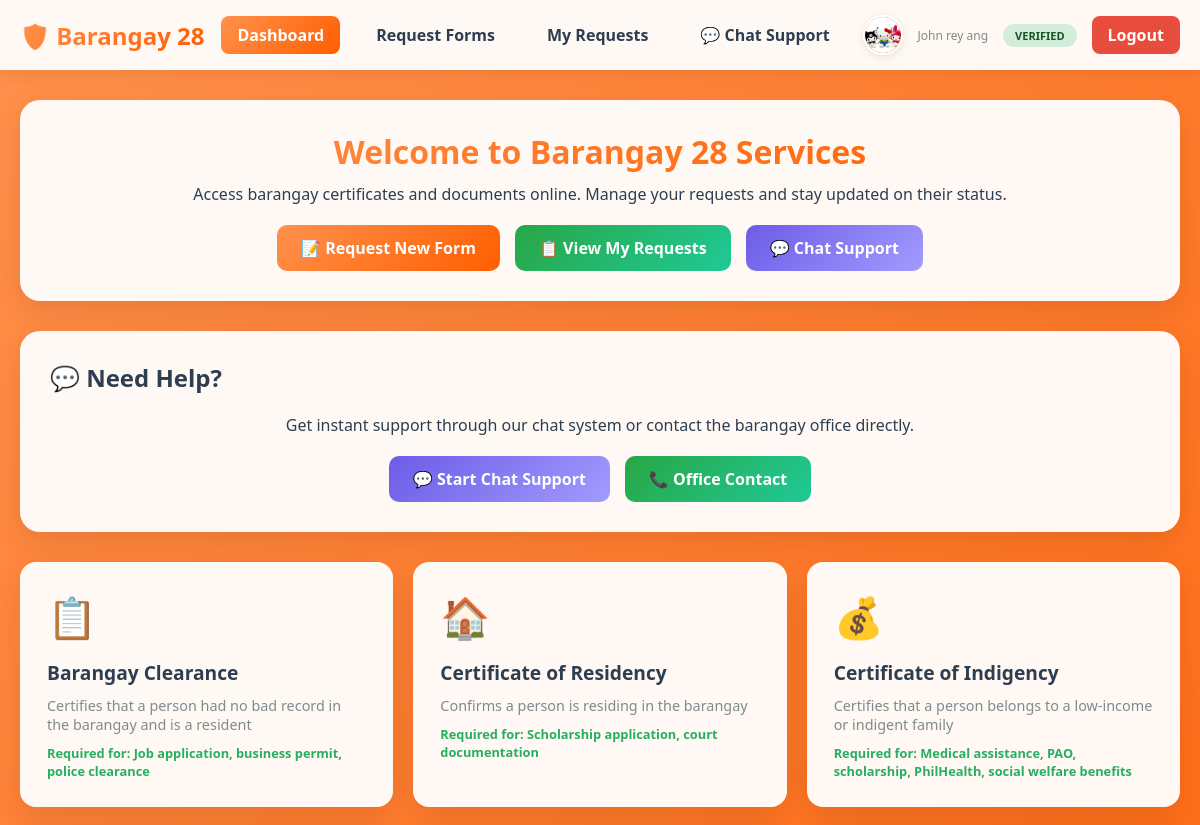
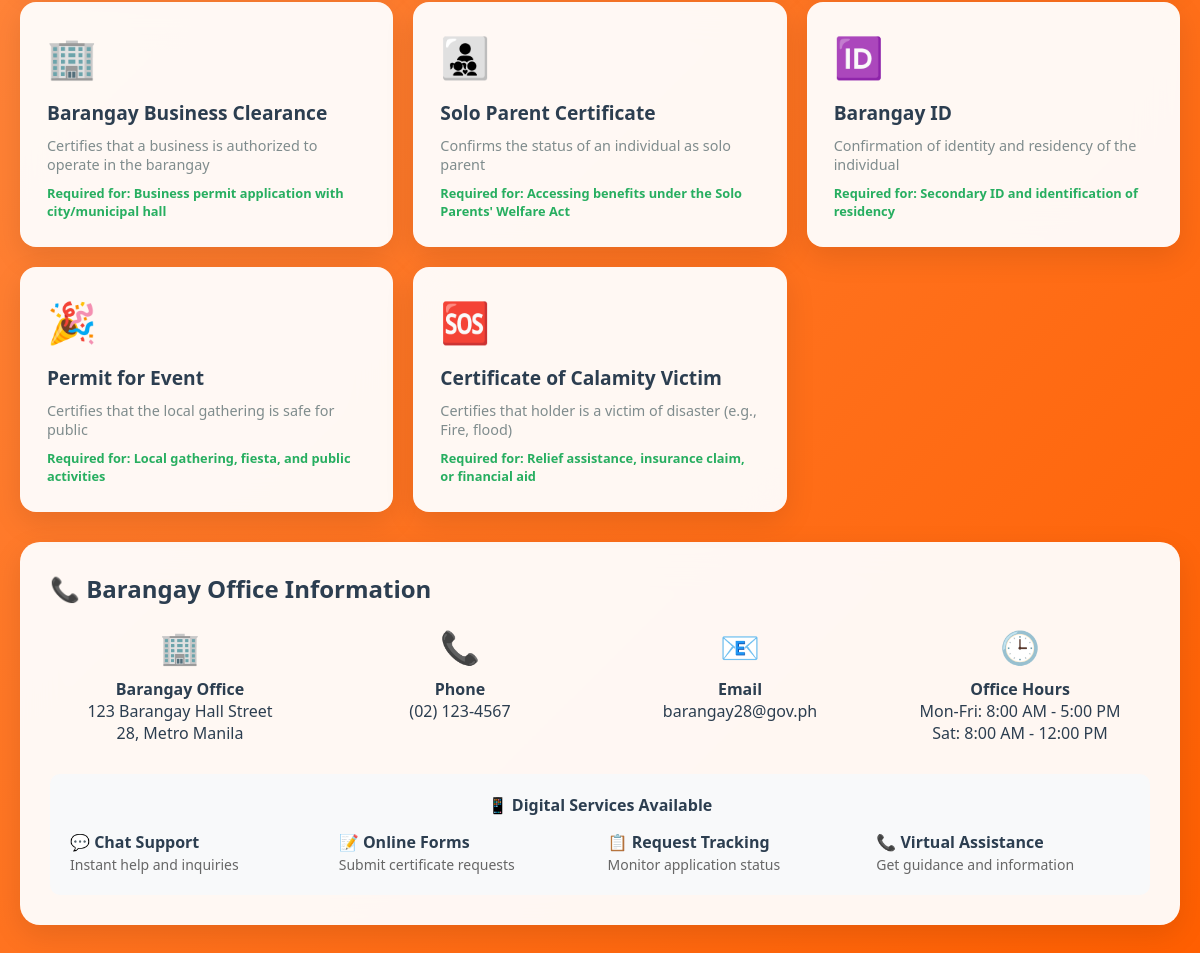
/user_dashboard.php (signed in), run on the app's committed database (2 pictures, top to bottom).
### tables this page shows
CREATE TABLE `users` (
  `id` int(11) NOT NULL,
  `first_name` varchar(100) NOT NULL,
  `middle_name` varchar(100) DEFAULT NULL,
  `last_name` varchar(100) NOT NULL,
  `mobile_number` varchar(15) NOT NULL,
  `city` varchar(100) NOT NULL,
  `barangay` varchar(100) NOT NULL,
  `email` varchar(255) NOT NULL,
  `profile_picture` varchar(500) DEFAULT NULL,
  `password` varchar(255) NOT NULL,
  `is_active` tinyint(1) DEFAULT 1,
  `status` enum('basic','verified') DEFAULT 'basic',
  `created_at` timestamp NULL DEFAULT current_timestamp(),
  `updated_at` timestamp NULL DEFAULT current_timestamp() ON UPDATE current_timestamp()
);

### user_dashboard.php (the view, shortened to what this page needs)
<?php
require_once 'config.php';
try {
    $stmt = $pdo->prepare("
        SELECT status, is_active, barangay, first_name, last_name, profile_picture
        FROM users
        WHERE id = ?
    ");
    $stmt->execute([$_SESSION['user_id']]);
    $user_data = $stmt->fetch(PDO::FETCH_ASSOC);
    $user_status   = $user_data['status'];
    $user_barangay = $user_data['barangay'];
    $first_name    = $user_data['first_name'];
    $last_name     = $user_data['last_name'];
    $profile_picture = $user_data['profile_picture'];
} catch (Exception $e) {
    session_destroy();
    header("Location: user_login.php");
    exit();
}
$verification_status = null;
try {
    $stmt = $pdo->prepare("SELECT status, created_at FROM verification_requests WHERE user_id = ? ORDER BY created_at DESC LIMIT 1");
    $stmt->execute([$_SESSION['user_id']]);
    $verification_data = $stmt->fetch(PDO::FETCH_ASSOC);
    if ($verification_data) {
        $verification_status = $verification_data;
    }
} catch (Exception $e) {
}
$barangay_services = [
    'barangay_clearance' => [
        'name' => 'Barangay Clearance',
        'description' => 'Certifies that a person had no bad record in the barangay and is a resident',
        'required_for' => 'Job application, business permit, police clearance',
        'icon' => '📋'
    ],
    'certificate_of_residency' => [
        'name' => 'Certificate of Residency',
        'description' => 'Confirms a person is residing in the barangay',
        'required_for' => 'Scholarship application, court documentation',
        'icon' => '🏠'
    ],
    'certificate_of_indigency' => [
        'name' => 'Certificate of Indigency',
        'description' => 'Certifies that a person belongs to a low-income or indigent family',
        'required_for' => 'Medical assistance, PAO, scholarship, PhilHealth, social welfare benefits',
        'icon' => '💰'
    ],
    'business_clearance' => [
        'name' => 'Barangay Business Clearance',
        'description' => 'Certifies that a business is authorized to operate in the barangay',
        'required_for' => 'Business permit application with city/municipal hall',
        'icon' => '🏢'
    ],
    'solo_parent_certificate' => [
        'name' => 'Solo Parent Certificate',
        'description' => 'Confirms the status of an individual as solo parent',
        'required_for' => 'Accessing benefits under the Solo Parents\' Welfare Act',
        'icon' => '👨‍👧‍👦'
    ],
    'barangay_id' => [
        'name' => 'Barangay ID',
        'description' => 'Confirmation of identity and residency of the individual',
        'required_for' => 'Secondary ID and identification of residency',
        'icon' => '🆔'
    ],
    'event_permit' => [
        'name' => 'Permit for Event',
        'description' => 'Certifies that the local gathering is safe for public',
        'required_for' => 'Local gathering, fiesta, and public activities',
        'icon' => '🎉'
    ],
    'calamity_certificate' => [
        'name' => 'Certificate of Calamity Victim',
        'description' => 'Certifies that holder is a victim of disaster (e.g., Fire, flood)',
        'required_for' => 'Relief assistance, insurance claim, or financial aid',
        'icon' => '🆘'
    ]
];
?>
<!DOCTYPE html>
<html lang="en">
<head>
</head>
<body>
   <nav class="navbar">
        <div class="nav-container">
            <div class="logo">🛡️ Barangay <?php echo $user_barangay; ?></div>
            <div class="nav-links">
                <a href="user_dashboard.php" class="nav-link active">Dashboard</a>
                <?php if ($user_status === 'verified'): ?>
                    <a href="user_forms.php" class="nav-link">Request Forms</a>
                <?php endif; ?>
                <a href="user_requests.php" class="nav-link">My Requests</a>
                <a href="user.php" class="nav-link">💬 Chat Support</a>
            </div>
            <div class="user-info">
                <a href="user_edit.php" class="user-avatar" title="Edit Profile">
                    <?php if (!empty($profile_picture) && file_exists($profile_picture)): ?>
                        <img src="<?php echo htmlspecialchars($profile_picture); ?>" alt="Profile Picture">
                    <?php else: ?>
                        <span class="user-avatar-initial"><?php echo strtoupper($first_name[0]); ?></span>
                    <?php endif; ?>
                </a>
                <div>
                    <div style="font-size: 12px; color: #7f8c8d;">
                        <?php echo $first_name . " " . $last_name; ?>
                    </div>
                </div>
                <div class="user-status status-<?php echo $user_status; ?>">
                    <?php echo ucfirst($user_status); ?>
                </div>
                <a href="logout.php" class="logout-btn" onclick="return confirm('Are you sure you want to logout?')">Logout</a>
            </div>
        </div>
    </nav>
    <div class="container">
        <div class="welcome-section">
            <h1 class="welcome-title">Welcome to Barangay <?php echo $user_barangay; ?> Services</h1>
            <?php if ($user_status === 'basic'): ?>
                <p>Your account has <strong>Basic</strong> access.</p>
            <?php else: ?>
                <p>Access barangay certificates and documents online. Manage your requests and stay updated on their status.</p>
                <div class="action-buttons">
                    <a href="user_forms.php" class="action-btn">📝 Request New Form</a>
                    <a href="user_requests.php" class="action-btn secondary">📋 View My Requests</a>
                    <a href="user.php" class="action-btn chat">💬 Chat Support</a>
                </div>
            <?php endif; ?>
        </div>
        <?php if ($user_status === 'basic'): ?>
            <div class="access-restriction-notice">
                🔒 <strong>Account Verification Required</strong><br>
                Your account currently has basic access. Submit your verification request or visit the barangay office for account verification.
                <?php if (!$verification_status): ?>
                    <a href="verification.php" class="get-verified-btn">
                        ✅ Get Verified Now
                    </a>
                <?php elseif ($verification_status['status'] === 'pending'): ?>
                    <div class="verification-pending">
                        📋 <strong>Verification Pending</strong><br>
                        Your verification request is being reviewed. Submitted on <?php echo date('M j, Y', strtotime($verification_status['created_at'])); ?>
                    </div>
                <?php elseif ($verification_status['status'] === 'rejected'): ?>
                    <div class="verification-rejected">
                        ❌ <strong>Verification Rejected</strong><br>
                        Your previous request was rejected. You can submit a new request.
                        <a href="verification.php" class="get-verified-btn">
                            🔄 Submit New Request
                        </a>
                    </div>
                <?php endif; ?>
                <div class="action-buttons">
                    <a href="user.php" class="action-btn chat">💬 Chat Support</a>
                </div>
            </div>
            <div class="contact-section" id="contact">
                <h2 class="section-title">📞 Contact Information</h2>
                <p>Visit or contact the barangay office to verify your account and access online services.</p>
                <div class="contact-info">
                    <div class="contact-item">
                        <div class="contact-icon">🏢</div>
                        <h4>Barangay Office</h4>
                        <p>123 Barangay Hall Street<br>Your City, Metro Manila</p>
                    </div>
                    <div class="contact-item">
                        <div class="contact-icon">📞</div>
                        <h4>Phone</h4>
                        <p>(02) 123-4567</p>
                    </div>
                    <div class="contact-item">
                        <div class="contact-icon">📧</div>
                        <h4>Email</h4>
                        <p>info@barangay.gov.ph</p>
                    </div>
                    <div class="contact-item">
                        <div class="contact-icon">🕒</div>
                        <h4>Office Hours</h4>
                        <p>Mon-Fri: 8:00 AM - 5:00 PM</p>
                    </div>
                </div>
            </div>
        <?php else: ?>
            <div class="contact-section">
                <h2 class="section-title">💬 Need Help?</h2>
                <p>Get instant support through our chat system or contact the barangay office directly.</p>
                <div class="action-buttons">
                    <a href="user.php" class="action-btn chat">💬 Start Chat Support</a>
                    <a href="#contact-info" class="action-btn secondary">📞 Office Contact</a>
                </div>
            </div>
        <?php endif; ?>
        <div class="services-grid">
            <?php foreach ($barangay_services as $service_key => $service): ?>
                <div class="service-card">
                    <div class="service-icon"><?php echo $service['icon']; ?></div>
                    <div class="service-name"><?php echo $service['name']; ?></div>
                    <div class="service-description"><?php echo $service['description']; ?></div>
                    <div class="service-required">Required for: <?php echo $service['required_for']; ?></div>
                </div>
            <?php endforeach; ?>
        </div>
        <div class="contact-section" id="contact-info">
            <h2 class="section-title">📞 Barangay Office Information</h2>
            <div class="contact-info">
                <div class="contact-item">
                    <div class="contact-icon">🏢</div>
                    <h4>Barangay Office</h4>
                    <p>123 Barangay Hall Street<br><?php echo htmlspecialchars($user_barangay); ?>, Metro Manila</p>
                </div>
                <div class="contact-item">
                    <div class="contact-icon">📞</div>
                    <h4>Phone</h4>
                    <p>(02) 123-4567</p>
                </div>
                <div class="contact-item">
                    <div class="contact-icon">📧</div>
                    <h4>Email</h4>
                    <p>barangay<?php echo strtolower(str_replace(' ', '', $user_barangay)); ?>@gov.ph</p>
                </div>
                <div class="contact-item">
                    <div class="contact-icon">🕒</div>
                    <h4>Office Hours</h4>
                    <p>Mon-Fri: 8:00 AM - 5:00 PM<br>Sat: 8:00 AM - 12:00 PM</p>
                </div>
            </div>
            <div style="margin-top: 30px; padding: 20px; background: #f8f9fa; border-radius: 10px;">
                <h4 style="color: #2c3e50; margin-bottom: 15px;">📱 Digital Services Available</h4>
                <div style="display: grid; grid-template-columns: repeat(auto-fit, minmax(200px, 1fr)); gap: 15px; text-align: left;">
                    <div>
                        <strong>💬 Chat Support</strong><br>
                        <span style="font-size: 14px; color: #666;">Instant help and inquiries</span>
                    </div>
                    <?php if ($user_status === 'verified'): ?>
                    <div>
                        <strong>📝 Online Forms</strong><br>
                        <span style="font-size: 14px; color: #666;">Submit certificate requests</span>
                    </div>
                    <div>
                        <strong>📋 Request Tracking</strong><br>
                        <span style="font-size: 14px; color: #666;">Monitor application status</span>
                    </div>
                    <?php endif; ?>
                    <div>
                        <strong>📞 Virtual Assistance</strong><br>
                        <span style="font-size: 14px; color: #666;">Get guidance and information</span>
                    </div>
                </div>
            </div>
        </div>
    </div>
</body>
</html>

### data on the page
users: barangay "28", profile_picture (picture), first_name "John rey", last_name "ang", status "VERIFIED"

### other printed values
$service['icon'] "📋"
$service['name'] "Barangay Clearance"
$service['description'] "Certifies that a person had no bad record in the barangay and is a resident"
$service['required_for'] "Job application, business permit, police clearance"
$service['icon'] "🏠"
$service['name'] "Certificate of Residency"
$service['description'] "Confirms a person is residing in the barangay"
$service['required_for'] "Scholarship application, court documentation"
$service['icon'] "💰"
$service['name'] "Certificate of Indigency"
$service['description'] "Certifies that a person belongs to a low-income or indigent family"
$service['required_for'] "Medical assistance, PAO, scholarship, PhilHealth, social welfare benefits"
$service['icon'] "🏢"
$service['name'] "Barangay Business Clearance"
$service['description'] "Certifies that a business is authorized to operate in the barangay"
